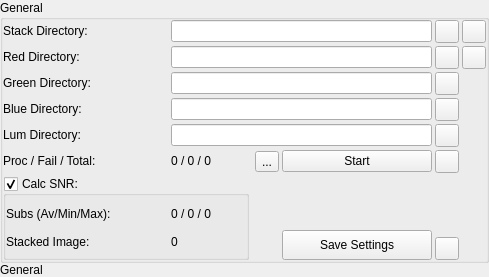
      <widget class="MinimizeWidget" name="GeneralMinimizeWidget">
       <layout class="QVBoxLayout" name="GeneralUnusedVerticalLayout" stretch="0,0">
        <property name="spacing">
         <number>0</number>
        </property>
        <property name="leftMargin">
         <number>0</number>
        </property>
        <property name="topMargin">
         <number>0</number>
        </property>
        <property name="rightMargin">
         <number>0</number>
        </property>
        <property name="bottomMargin">
         <number>0</number>
        </property>
        <item>
         <widget class="QGroupBox" name="GeneralGroupBox">
          <property name="sizePolicy">
           <sizepolicy hsizetype="Expanding" vsizetype="Preferred">
            <horstretch>0</horstretch>
            <verstretch>0</verstretch>
           </sizepolicy>
          </property>
          <property name="title">
           <string>General</string>
          </property>
          <property name="flat">
           <bool>false</bool>
          </property>
          <layout class="QGridLayout" name="gridLayout_6" rowstretch="0,0,0,0,0,0,0">
           <property name="leftMargin">
            <number>0</number>
           </property>
           <property name="topMargin">
            <number>0</number>
           </property>
           <property name="rightMargin">
            <number>0</number>
           </property>
           <property name="bottomMargin">
            <number>0</number>
           </property>
           <property name="spacing">
            <number>3</number>
           </property>
           <item row="5" column="5" colspan="2" alignment="Qt::AlignRight">
            <widget class="QPushButton" name="StartB">
             <property name="sizePolicy">
              <sizepolicy hsizetype="Fixed" vsizetype="Fixed">
               <horstretch>0</horstretch>
               <verstretch>0</verstretch>
              </sizepolicy>
             </property>
             <property name="minimumSize">
              <size>
               <width>150</width>
               <height>0</height>
              </size>
             </property>
             <property name="maximumSize">
              <size>
               <width>80</width>
               <height>16777215</height>
              </size>
             </property>
             <property name="toolTip">
              <string>&lt;html&gt;&lt;head/&gt;&lt;body&gt;&lt;p&gt;Starts watching the Stack Directory and runs stacking.&lt;/p&gt;&lt;/body&gt;&lt;/html&gt;</string>
             </property>
             <property name="text">
              <string>Start</string>
             </property>
            </widget>
           </item>
           <item row="1" column="1" colspan="6">
            <widget class="QLineEdit" name="Red">
             <property name="minimumSize">
              <size>
               <width>100</width>
               <height>0</height>
              </size>
             </property>
             <property name="toolTip">
              <string>The directory containing Red files to stack</string>
             </property>
            </widget>
           </item>
           <item row="5" column="1" colspan="2">
            <widget class="QLabel" name="SubsProcessed">
             <property name="sizePolicy">
              <sizepolicy hsizetype="Fixed" vsizetype="Fixed">
               <horstretch>0</horstretch>
               <verstretch>0</verstretch>
              </sizepolicy>
             </property>
             <property name="minimumSize">
              <size>
               <width>75</width>
               <height>0</height>
              </size>
             </property>
             <property name="toolTip">
              <string>Number of subs successfully processed / failed / total</string>
             </property>
             <property name="text">
              <string>0 / 0 / 0</string>
             </property>
            </widget>
           </item>
           <item row="5" column="8">
            <widget class="QToolButton" name="MonitorB">
             <property name="sizePolicy">
              <sizepolicy hsizetype="Fixed" vsizetype="Fixed">
               <horstretch>0</horstretch>
               <verstretch>0</verstretch>
              </sizepolicy>
             </property>
             <property name="toolTip">
              <string>&lt;html&gt;&lt;head/&gt;&lt;body&gt;&lt;p&gt;Launch Live Stacker Monitor&lt;/p&gt;&lt;/body&gt;&lt;/html&gt;</string>
             </property>
             <property name="text">
              <string/>
             </property>
             <property name="icon">
              <iconset theme="utilities-system-monitor"/>
             </property>
            </widget>
           </item>
           <item row="2" column="8">
            <widget class="QToolButton" name="GreenDirB">
             <property name="toolTip">
              <string>Green directory chooser dialog</string>
             </property>
             <property name="text">
              <string/>
             </property>
             <property name="icon">
              <iconset theme="folder-open"/>
             </property>
            </widget>
           </item>
           <item row="0" column="9">
            <widget class="QToolButton" name="StackMultiCB1">
             <property name="sizePolicy">
              <sizepolicy hsizetype="Fixed" vsizetype="Fixed">
               <horstretch>0</horstretch>
               <verstretch>0</verstretch>
              </sizepolicy>
             </property>
             <property name="toolTip">
              <string>&lt;html&gt;&lt;head/&gt;&lt;body&gt;&lt;p&gt;Toggle between mono and multi-channel mode&lt;/p&gt;&lt;/body&gt;&lt;/html&gt;</string>
             </property>
             <property name="text">
              <string/>
             </property>
             <property name="icon">
              <iconset theme="go-down"/>
             </property>
            </widget>
           </item>
           <item row="0" column="8">
            <widget class="QToolButton" name="StackDirB">
             <property name="sizePolicy">
              <sizepolicy hsizetype="Fixed" vsizetype="Fixed">
               <horstretch>0</horstretch>
               <verstretch>0</verstretch>
              </sizepolicy>
             </property>
             <property name="toolTip">
              <string>&lt;html&gt;&lt;head/&gt;&lt;body&gt;&lt;p&gt;Stack directory chooser dialog&lt;/p&gt;&lt;/body&gt;&lt;/html&gt;</string>
             </property>
             <property name="text">
              <string/>
             </property>
             <property name="icon">
              <iconset theme="folder-open"/>
             </property>
            </widget>
           </item>
           <item row="3" column="0">
            <widget class="QLabel" name="BlueLabel">
             <property name="sizePolicy">
              <sizepolicy hsizetype="Fixed" vsizetype="Fixed">
               <horstretch>0</horstretch>
               <verstretch>0</verstretch>
              </sizepolicy>
             </property>
             <property name="minimumSize">
              <size>
               <width>165</width>
               <height>0</height>
              </size>
             </property>
             <property name="text">
              <string>Blue Directory:</string>
             </property>
             <property name="buddy">
              <cstring>Blue</cstring>
             </property>
            </widget>
           </item>
           <item row="6" column="0" colspan="3" alignment="Qt::AlignLeft|Qt::AlignVCenter">
            <widget class="QGroupBox" name="CalcSNR">
             <property name="sizePolicy">
              <sizepolicy hsizetype="Fixed" vsizetype="Fixed">
               <horstretch>0</horstretch>
               <verstretch>0</verstretch>
              </sizepolicy>
             </property>
             <property name="minimumSize">
              <size>
               <width>240</width>
               <height>84</height>
              </size>
             </property>
             <property name="toolTip">
              <string>&lt;html&gt;&lt;head/&gt;&lt;body&gt;&lt;p&gt;Check to enable SNR calculations on individual subs and the final image.&lt;/p&gt;&lt;/body&gt;&lt;/html&gt;</string>
             </property>
             <property name="autoFillBackground">
              <bool>false</bool>
             </property>
             <property name="styleSheet">
              <string notr="true"/>
             </property>
             <property name="title">
              <string>Calc SNR:</string>
             </property>
             <property name="flat">
              <bool>false</bool>
             </property>
             <property name="checkable">
              <bool>true</bool>
             </property>
             <property name="checked">
              <bool>true</bool>
             </property>
             <layout class="QGridLayout" name="gridLayout_7" rowstretch="0,0">
              <property name="leftMargin">
               <number>0</number>
              </property>
              <property name="topMargin">
               <number>4</number>
              </property>
              <property name="rightMargin">
               <number>0</number>
              </property>
              <property name="bottomMargin">
               <number>0</number>
              </property>
              <property name="horizontalSpacing">
               <number>0</number>
              </property>
              <property name="verticalSpacing">
               <number>4</number>
              </property>
              <item row="0" column="0" alignment="Qt::AlignLeft">
               <widget class="QLabel" name="SubsSNRLabel">
                <property name="sizePolicy">
                 <sizepolicy hsizetype="Fixed" vsizetype="Fixed">
                  <horstretch>0</horstretch>
                  <verstretch>0</verstretch>
                 </sizepolicy>
                </property>
                <property name="minimumSize">
                 <size>
                  <width>165</width>
                  <height>21</height>
                 </size>
                </property>
                <property name="toolTip">
                 <string>&lt;html&gt;&lt;head/&gt;&lt;body&gt;&lt;p&gt;Signal-to-noise ratio Average (mean) / Min / Max  of the processed subs&lt;/p&gt;&lt;/body&gt;&lt;/html&gt;</string>
                </property>
                <property name="lineWidth">
                 <number>0</number>
                </property>
                <property name="text">
                 <string>Subs (Av/Min/Max):</string>
                </property>
               </widget>
              </item>
              <item row="1" column="0">
               <widget class="QLabel" name="ImageSNRLabel">
                <property name="sizePolicy">
                 <sizepolicy hsizetype="Fixed" vsizetype="Fixed">
                  <horstretch>0</horstretch>
                  <verstretch>0</verstretch>
                 </sizepolicy>
                </property>
                <property name="minimumSize">
                 <size>
                  <width>165</width>
                  <height>21</height>
                 </size>
                </property>
                <property name="toolTip">
                 <string>The signal-to-noise ratio of the final image</string>
                </property>
                <property name="text">
                 <string>Stacked Image:</string>
                </property>
                <property name="alignment">
                 <set>Qt::AlignLeading|Qt::AlignLeft|Qt::AlignVCenter</set>
                </property>
               </widget>
              </item>
              <item row="1" column="1">
               <widget class="QLabel" name="ImageSNR">
                <property name="sizePolicy">
                 <sizepolicy hsizetype="Fixed" vsizetype="Fixed">
                  <horstretch>0</horstretch>
                  <verstretch>0</verstretch>
                 </sizepolicy>
                </property>
                <property name="minimumSize">
                 <size>
                  <width>75</width>
                  <height>21</height>
                 </size>
                </property>
                <property name="toolTip">
                 <string>&lt;html&gt;&lt;head/&gt;&lt;body&gt;&lt;p&gt;The signal-to-noise ratio of the final image&lt;/p&gt;&lt;/body&gt;&lt;/html&gt;</string>
                </property>
                <property name="text">
                 <string>0</string>
                </property>
               </widget>
              </item>
              <item row="0" column="1">
               <widget class="QLabel" name="SubsSNR">
                <property name="sizePolicy">
                 <sizepolicy hsizetype="Fixed" vsizetype="Fixed">
                  <horstretch>0</horstretch>
                  <verstretch>0</verstretch>
                 </sizepolicy>
                </property>
                <property name="minimumSize">
                 <size>
                  <width>75</width>
                  <height>21</height>
                 </size>
                </property>
                <property name="toolTip">
                 <string>&lt;html&gt;&lt;head/&gt;&lt;body&gt;&lt;p&gt;Signal-to-noise ratio Average (mean) / Min / Max of the processed subs&lt;/p&gt;&lt;/body&gt;&lt;/html&gt;</string>
                </property>
                <property name="text">
                 <string>0 / 0 / 0</string>
                </property>
               </widget>
              </item>
             </layout>
            </widget>
           </item>
           <item row="5" column="0">
            <widget class="QLabel" name="NumberSubsLabel">
             <property name="sizePolicy">
              <sizepolicy hsizetype="Fixed" vsizetype="Fixed">
               <horstretch>0</horstretch>
               <verstretch>0</verstretch>
              </sizepolicy>
             </property>
             <property name="minimumSize">
              <size>
               <width>165</width>
               <height>0</height>
              </size>
             </property>
             <property name="toolTip">
              <string>Number of subs successfully processed / failed / total</string>
             </property>
             <property name="text">
              <string>Proc / Fail / Total:</string>
             </property>
            </widget>
           </item>
           <item row="3" column="1" colspan="6">
            <widget class="QLineEdit" name="Blue">
             <property name="minimumSize">
              <size>
               <width>100</width>
               <height>0</height>
              </size>
             </property>
             <property name="toolTip">
              <string>The directory containing Blue files to stack</string>
             </property>
             <property name="clearButtonEnabled">
              <bool>true</bool>
             </property>
            </widget>
           </item>
           <item row="6" column="8" alignment="Qt::AlignBottom">
            <widget class="QToolButton" name="HelpB">
             <property name="sizePolicy">
              <sizepolicy hsizetype="Fixed" vsizetype="Fixed">
               <horstretch>0</horstretch>
               <verstretch>0</verstretch>
              </sizepolicy>
             </property>
             <property name="toolTip">
              <string>Open web documentation.</string>
             </property>
             <property name="text">
              <string/>
             </property>
             <property name="icon">
              <iconset theme="help-about"/>
             </property>
            </widget>
           </item>
           <item row="6" column="4" colspan="3" alignment="Qt::AlignRight|Qt::AlignBottom">
            <widget class="QFrame" name="frame">
             <property name="sizePolicy">
              <sizepolicy hsizetype="Preferred" vsizetype="Fixed">
               <horstretch>0</horstretch>
               <verstretch>0</verstretch>
              </sizepolicy>
             </property>
             <property name="frameShape">
              <enum>QFrame::NoFrame</enum>
             </property>
             <property name="frameShadow">
              <enum>QFrame::Plain</enum>
             </property>
             <layout class="QVBoxLayout" name="verticalLayout">
              <property name="leftMargin">
               <number>0</number>
              </property>
              <property name="topMargin">
               <number>20</number>
              </property>
              <property name="rightMargin">
               <number>0</number>
              </property>
              <property name="bottomMargin">
               <number>0</number>
              </property>
              <item>
               <widget class="FITSMemoryMonitor" name="MemMonitor" native="true">
                <property name="sizePolicy">
                 <sizepolicy hsizetype="Preferred" vsizetype="Fixed">
                  <horstretch>0</horstretch>
                  <verstretch>0</verstretch>
                 </sizepolicy>
                </property>
                <property name="minimumSize">
                 <size>
                  <width>150</width>
                  <height>21</height>
                 </size>
                </property>
                <property name="toolTip">
                 <string>&lt;html&gt;&lt;head/&gt;&lt;body&gt;&lt;p&gt;Memory monitor. Double click to toggle text on / off.&lt;/p&gt;&lt;/body&gt;&lt;/html&gt;</string>
                </property>
               </widget>
              </item>
              <item alignment="Qt::AlignRight">
               <widget class="QPushButton" name="SaveB">
                <property name="sizePolicy">
                 <sizepolicy hsizetype="Fixed" vsizetype="Fixed">
                  <horstretch>0</horstretch>
                  <verstretch>0</verstretch>
                 </sizepolicy>
                </property>
                <property name="minimumSize">
                 <size>
                  <width>150</width>
                  <height>30</height>
                 </size>
                </property>
                <property name="toolTip">
                 <string>&lt;html&gt;&lt;head/&gt;&lt;body&gt;&lt;p&gt;Save Live Stacker parameters&lt;/p&gt;&lt;/body&gt;&lt;/html&gt;</string>
                </property>
                <property name="text">
                 <string>Save Settings</string>
                </property>
               </widget>
              </item>
             </layout>
            </widget>
           </item>
           <item row="1" column="8">
            <widget class="QToolButton" name="RedDirB">
             <property name="toolTip">
              <string>&lt;html&gt;&lt;head/&gt;&lt;body&gt;&lt;p&gt;Red directory chooser dialog&lt;/p&gt;&lt;/body&gt;&lt;/html&gt;</string>
             </property>
             <property name="text">
              <string/>
             </property>
             <property name="icon">
              <iconset theme="folder-open"/>
             </property>
            </widget>
           </item>
           <item row="4" column="1" colspan="6">
            <widget class="QLineEdit" name="Lum">
             <property name="minimumSize">
              <size>
               <width>100</width>
               <height>0</height>
              </size>
             </property>
             <property name="toolTip">
              <string>The directory containing Lum files to stack</string>
             </property>
             <property name="clearButtonEnabled">
              <bool>true</bool>
             </property>
            </widget>
           </item>
           <item row="4" column="8">
            <widget class="QToolButton" name="LumDirB">
             <property name="toolTip">
              <string>Lum (optional) directory chooser dialog</string>
             </property>
             <property name="text">
              <string/>
             </property>
             <property name="icon">
              <iconset theme="folder-open"/>
             </property>
            </widget>
           </item>
           <item row="2" column="1" colspan="6">
            <widget class="QLineEdit" name="Green">
             <property name="minimumSize">
              <size>
               <width>100</width>
               <height>0</height>
              </size>
             </property>
             <property name="toolTip">
              <string>The directory containing Green files to stack</string>
             </property>
             <property name="clearButtonEnabled">
              <bool>true</bool>
             </property>
            </widget>
           </item>
           <item row="2" column="0">
            <widget class="QLabel" name="GreenLabel">
             <property name="sizePolicy">
              <sizepolicy hsizetype="Fixed" vsizetype="Fixed">
               <horstretch>0</horstretch>
               <verstretch>0</verstretch>
              </sizepolicy>
             </property>
             <property name="minimumSize">
              <size>
               <width>165</width>
               <height>0</height>
              </size>
             </property>
             <property name="text">
              <string>Green Directory:</string>
             </property>
             <property name="buddy">
              <cstring>Green</cstring>
             </property>
            </widget>
           </item>
           <item row="0" column="0">
            <widget class="QLabel" name="StackLabel">
             <property name="sizePolicy">
              <sizepolicy hsizetype="Fixed" vsizetype="Fixed">
               <horstretch>0</horstretch>
               <verstretch>0</verstretch>
              </sizepolicy>
             </property>
             <property name="minimumSize">
              <size>
               <width>165</width>
               <height>0</height>
              </size>
             </property>
             <property name="toolTip">
              <string>&lt;html&gt;&lt;head/&gt;&lt;body&gt;&lt;p&gt;The directory containing files to stack&lt;/p&gt;&lt;/body&gt;&lt;/html&gt;</string>
             </property>
             <property name="text">
              <string>Stack Directory:</string>
             </property>
             <property name="buddy">
              <cstring>Stack</cstring>
             </property>
            </widget>
           </item>
           <item row="1" column="9">
            <widget class="QToolButton" name="StackMultiCB2">
             <property name="toolTip">
              <string>Toggle between mono and multi-channel mode</string>
             </property>
             <property name="text">
              <string/>
             </property>
             <property name="icon">
              <iconset theme="go-up"/>
             </property>
            </widget>
           </item>
           <item row="0" column="1" colspan="6">
            <widget class="QLineEdit" name="Stack">
             <property name="minimumSize">
              <size>
               <width>100</width>
               <height>0</height>
              </size>
             </property>
             <property name="toolTip">
              <string>&lt;html&gt;&lt;head/&gt;&lt;body&gt;&lt;p&gt;The directory containing files to stack&lt;/p&gt;&lt;/body&gt;&lt;/html&gt;</string>
             </property>
             <property name="clearButtonEnabled">
              <bool>false</bool>
             </property>
            </widget>
           </item>
           <item row="1" column="0">
            <widget class="QLabel" name="RedLabel">
             <property name="enabled">
              <bool>true</bool>
             </property>
             <property name="sizePolicy">
              <sizepolicy hsizetype="Fixed" vsizetype="Fixed">
               <horstretch>0</horstretch>
               <verstretch>0</verstretch>
              </sizepolicy>
             </property>
             <property name="minimumSize">
              <size>
               <width>165</width>
               <height>0</height>
              </size>
             </property>
             <property name="text">
              <string>Red Directory:</string>
             </property>
             <property name="buddy">
              <cstring>Red</cstring>
             </property>
            </widget>
           </item>
           <item row="3" column="8">
            <widget class="QToolButton" name="BlueDirB">
             <property name="toolTip">
              <string>Blue directory chooser dialog</string>
             </property>
             <property name="text">
              <string/>
             </property>
             <property name="icon">
              <iconset theme="folder-open"/>
             </property>
            </widget>
           </item>
           <item row="4" column="0">
            <widget class="QLabel" name="LumLabel">
             <property name="sizePolicy">
              <sizepolicy hsizetype="Fixed" vsizetype="Fixed">
               <horstretch>0</horstretch>
               <verstretch>0</verstretch>
              </sizepolicy>
             </property>
             <property name="minimumSize">
              <size>
               <width>165</width>
               <height>0</height>
              </size>
             </property>
             <property name="text">
              <string>Lum Directory:</string>
             </property>
             <property name="buddy">
              <cstring>Lum</cstring>
             </property>
            </widget>
           </item>
           <item row="5" column="4">
            <widget class="QToolButton" name="WebcastB">
             <property name="toolTip">
              <string>&lt;html&gt;&lt;head/&gt;&lt;body&gt;&lt;p&gt;Start / Stop Webcasting stacked images&lt;/p&gt;&lt;/body&gt;&lt;/html&gt;</string>
             </property>
             <property name="text">
              <string>...</string>
             </property>
             <property name="icon">
              <iconset theme="network-wireless"/>
             </property>
            </widget>
           </item>
          </layout>
         </widget>
        </item>
        <item>
         <widget class="QLabel" name="GeneralProcMinimized">
          <property name="toolTip">
           <string>Configure general options in this section.</string>
          </property>
          <property name="text">
           <string>General</string>
          </property>
         </widget>
        </item>
       </layout>
      </widget>
